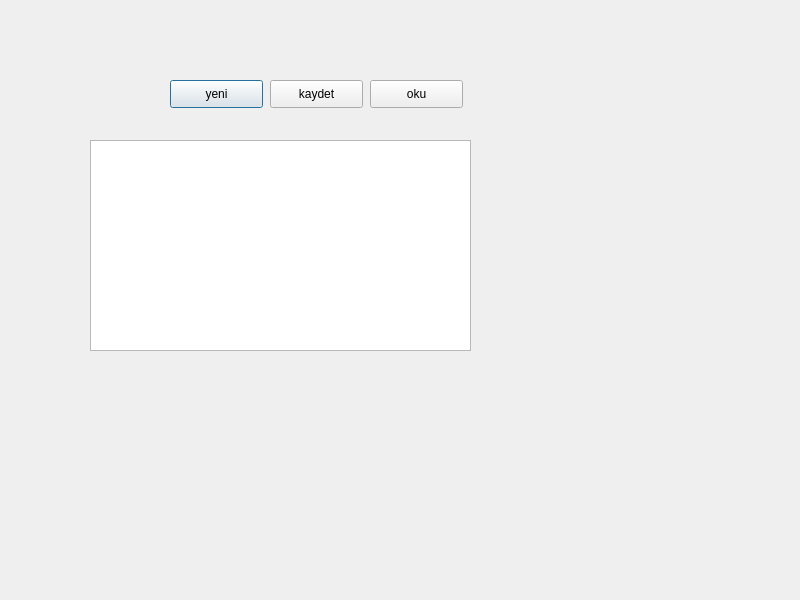
<?xml version="1.0" encoding="UTF-8"?>
<ui version="4.0">
 <class>Dialog</class>
 <widget class="QDialog" name="Dialog">
  <property name="geometry">
   <rect>
    <x>0</x>
    <y>0</y>
    <width>800</width>
    <height>600</height>
   </rect>
  </property>
  <property name="windowTitle">
   <string>Dialog</string>
  </property>
  <widget class="QPushButton" name="btnYeni">
   <property name="geometry">
    <rect>
     <x>170</x>
     <y>80</y>
     <width>93</width>
     <height>28</height>
    </rect>
   </property>
   <property name="text">
    <string>yeni</string>
   </property>
   <property name="icon">
    <iconset>
     <normalon>:/dosyalar/resimler/Actions-document-new-icon.png</normalon>
    </iconset>
   </property>
  </widget>
  <widget class="QPushButton" name="btnOku">
   <property name="geometry">
    <rect>
     <x>370</x>
     <y>80</y>
     <width>93</width>
     <height>28</height>
    </rect>
   </property>
   <property name="text">
    <string>oku</string>
   </property>
   <property name="icon">
    <iconset>
     <normalon>:/dosyalar/resimler/Reader-X-icon.png</normalon>
    </iconset>
   </property>
  </widget>
  <widget class="QPushButton" name="btnKaydet">
   <property name="geometry">
    <rect>
     <x>270</x>
     <y>80</y>
     <width>93</width>
     <height>28</height>
    </rect>
   </property>
   <property name="text">
    <string>kaydet</string>
   </property>
   <property name="icon">
    <iconset>
     <normalon>:/dosyalar/resimler/Actions-document-save-all-icon.png</normalon>
    </iconset>
   </property>
  </widget>
  <widget class="QPlainTextEdit" name="txtmetin">
   <property name="geometry">
    <rect>
     <x>90</x>
     <y>140</y>
     <width>381</width>
     <height>211</height>
    </rect>
   </property>
  </widget>
 </widget>
 <resources/>
 <connections/>
</ui>
